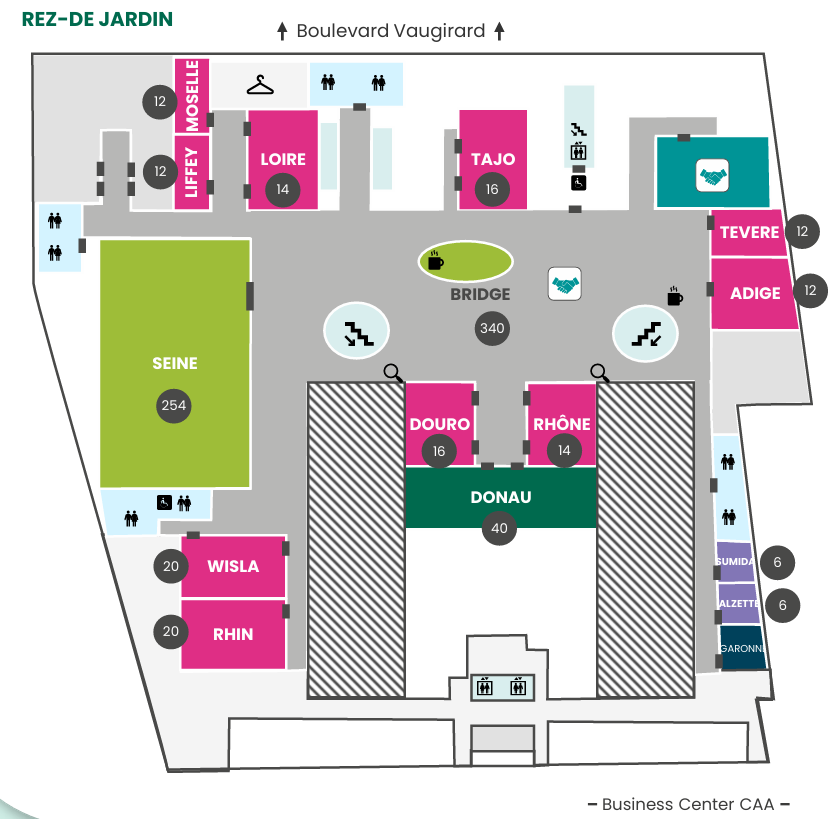
#> input picture outils/plans/plan-rez-de-jardin-source.png, 840 x 819 px
$ python generer-plans.py
#> lines starting #> are read from the running program, lines starting #| are printed output that depends on the picture
#!/usr/bin/env python3
"""Prépare le plan du rez-de-jardin servi par la page programme.

Hors chaîne de production : ce script n'est pas exécuté par le CI et demande
Pillow + numpy (`pip install Pillow numpy`). Il ne sert qu'à régénérer les
images si le plan du Business Center change.

Deux sorties, deux usages différents :

  worker/public/assets/plans/rez-de-jardin.png
      Le plan nu, servi tel quel par la page. La mise en évidence d'une salle
      est dessinée par-dessus en SVG, dans la page — une seule image sert donc
      toutes les salles, et l'anneau reste net à n'importe quel zoom.

  outils/plans/apercus/plan-<salle>.png
      Une image par salle, gravée. Sert de référence visuelle et de contrôle
      des coordonnées ; la page ne les charge pas.

Les zones ont été relevées par segmentation de couleur : magenta (#DF2E85)
pour les dix salles repérées d'abord, violet (#7E76A1) pour Sumida et Alzette,
vert foncé (#006A4E) pour Donau. Garonne, mitoyenne de Sumida et Alzette, et
l'auditorium Seine restent hors liste : aucun kiosque ne s'y tient. Les
coordonnées sont figées ici plutôt que redétectées à chaque exécution : un
changement de plan doit être constaté et revu, pas absorbé en silence. Elles
sont reprises à l'identique dans la table PLAN_SALLES de la page.
"""
from PIL import Image, ImageDraw
import numpy as np
import pathlib

RACINE = pathlib.Path(__file__).resolve().parents[2]
SOURCE = pathlib.Path(__file__).with_name('plan-rez-de-jardin-source.png')
PLAN_SERVI = RACINE / 'worker' / 'public' / 'assets' / 'plans' / 'rez-de-jardin.png'
APERCUS = pathlib.Path(__file__).with_name('apercus')

# (identifiant, nom affiché, x0, y0, x1, y1)
SALLES = [
    ('moselle', 'MOSELLE', 175,  59, 208, 131),
    ('liffey',  'LIFFEY',  175, 136, 208, 208),
    ('loire',   'LOIRE',   249, 111, 316, 208),
    ('tajo',    'TAJO',    460, 110, 526, 208),
    ('tevere',  'TEVERE',  712, 210, 786, 254),
    ('adige',   'ADIGE',   712, 259, 797, 328),
    ('douro',   'DOURO',   406, 384, 472, 464),
    ('rhone',   'RHÔNE',   529, 385, 594, 464),
    ('donau',   'DONAU',   406, 468, 595, 527),
    ('wisla',   'WISLA',   182, 537, 284, 596),
    ('rhin',    'RHIN',    182, 601, 284, 667),
    ('sumida',  'SUMIDA',  717, 542, 753, 580),
    ('alzette', 'ALZETTE', 719, 584, 758, 622),
]

ENCRE = (26, 26, 46)   # --te-dark de la page programme
# Le reste du plan est éclairci sans disparaître : la salle doit sauter aux
# yeux, mais les escaliers, les sanitaires et l'entrée servent à s'orienter.
ESTOMPE = 0.62
# Aplats vectoriels : 64 couleurs suffisent et divisent le poids par deux et
# demi, sans perte visible.
PALETTE = 64


def main():
    base = Image.open(SOURCE).convert('RGB')
    print(f'plan source {base.width}x{base.height}')
#| plan source 840x819

    PLAN_SERVI.parent.mkdir(parents=True, exist_ok=True)
    base.convert('P', palette=Image.ADAPTIVE, colors=PALETTE).save(
        PLAN_SERVI, optimize=True)
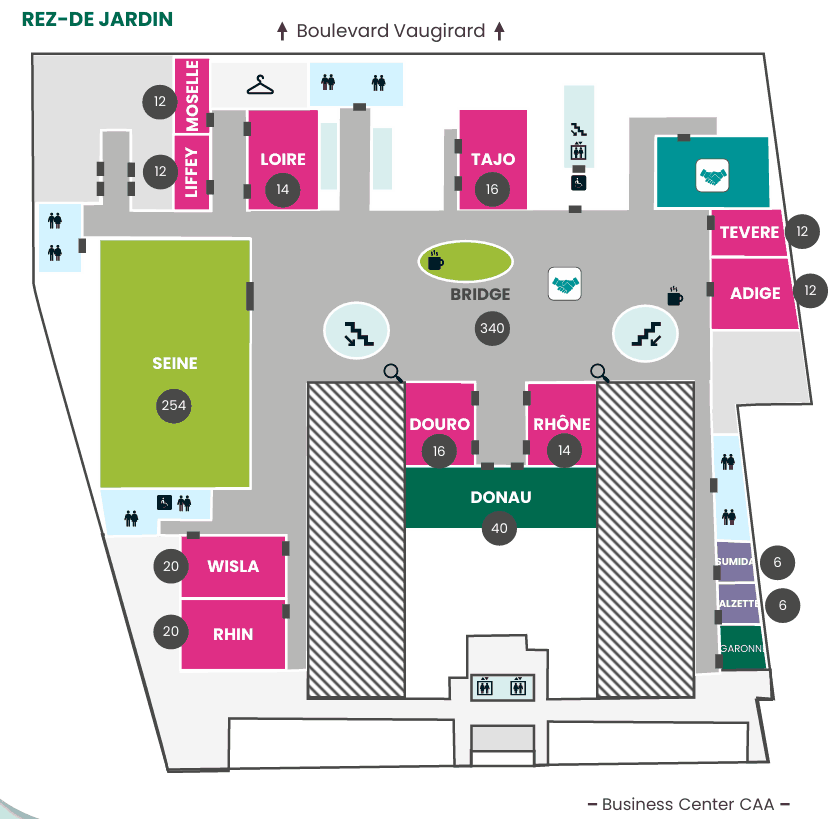
#> saved as rez-de-jardin.png: PIL image 840x819 P; mean R, G, B 209.2, 204.1, 202
    print(f'{PLAN_SERVI.relative_to(RACINE)}  {PLAN_SERVI.stat().st_size / 1024:.1f} Ko')

    arr = np.asarray(base).astype(float)
    fond = Image.fromarray(
        np.clip(255 - (255 - arr) * (1 - ESTOMPE), 0, 255).astype(np.uint8))
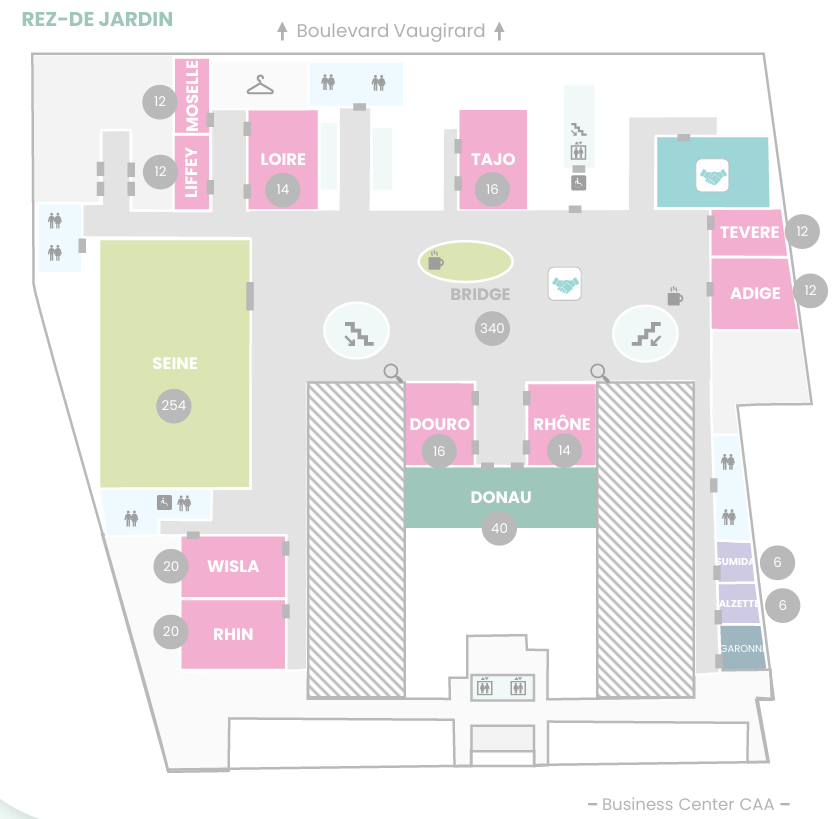
#> fond: PIL image 840x819 RGB; mean R, G, B 237.2, 235.2, 234.6

    APERCUS.mkdir(parents=True, exist_ok=True)
    for slug, nom, x0, y0, x1, y1 in SALLES:
        img = fond.copy()
        img.paste(base.crop((x0, y0, x1 + 1, y1 + 1)), (x0, y0))
        d = ImageDraw.Draw(img)
        # Halo blanc puis anneau sombre : l'anneau doit se détacher aussi bien
        # du magenta de la salle que du gris du plan.
        d.rounded_rectangle([x0 - 6, y0 - 6, x1 + 6, y1 + 6],
                            radius=8, outline=(255, 255, 255), width=6)
        d.rounded_rectangle([x0 - 11, y0 - 11, x1 + 11, y1 + 11],
                            radius=11, outline=ENCRE, width=5)
        img.convert('P', palette=Image.ADAPTIVE, colors=128).save(
            APERCUS / f'plan-{slug}.png', optimize=True)
#> this loop made 13 passes
#> pass 1, in main, `img.convert('P', palette=Image.ADAPTIVE, colors=128).save( APERCUS / f..`:
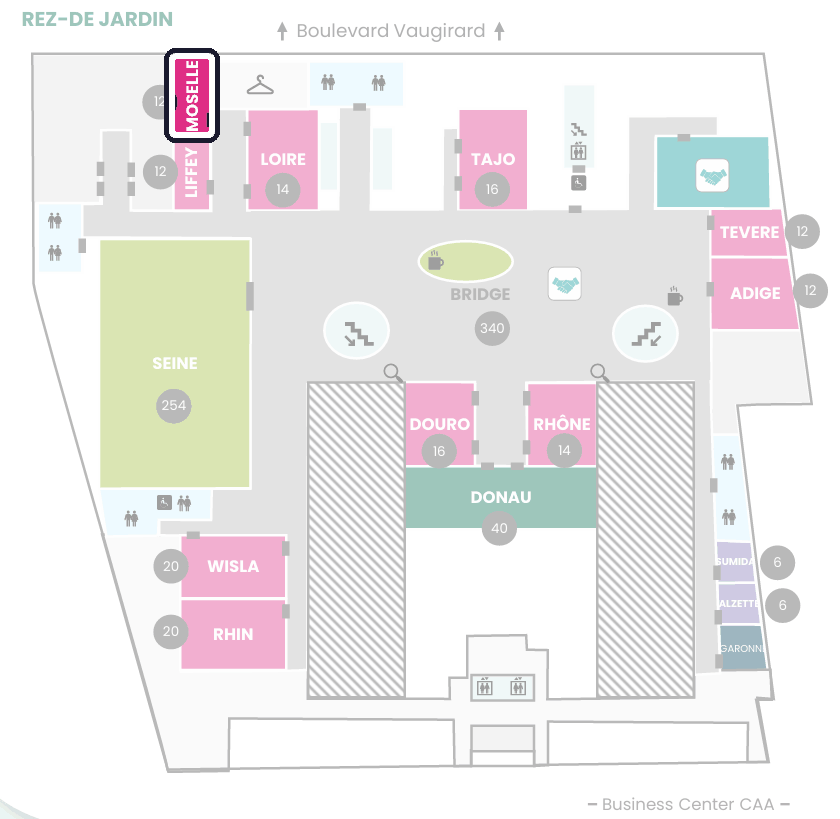
#> saved as plan-moselle.png: PIL image 840x819 P; mean R, G, B 236.8, 234.5, 234
#> pass 2, in main, `img.convert('P', palette=Image.ADAPTIVE, colors=128).save( APERCUS / f..`:
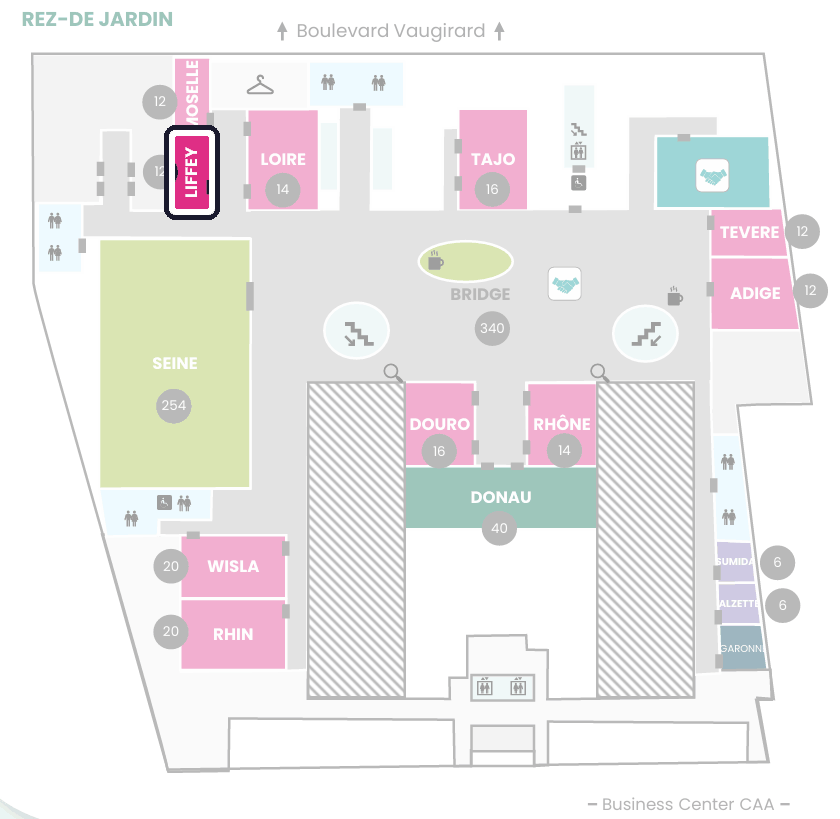
#> saved as plan-liffey.png: PIL image 840x819 P; mean R, G, B 236.8, 234.5, 234
    print(f'{len(SALLES)} aperçus dans {APERCUS.relative_to(RACINE)}/')


if __name__ == '__main__':
    main()
